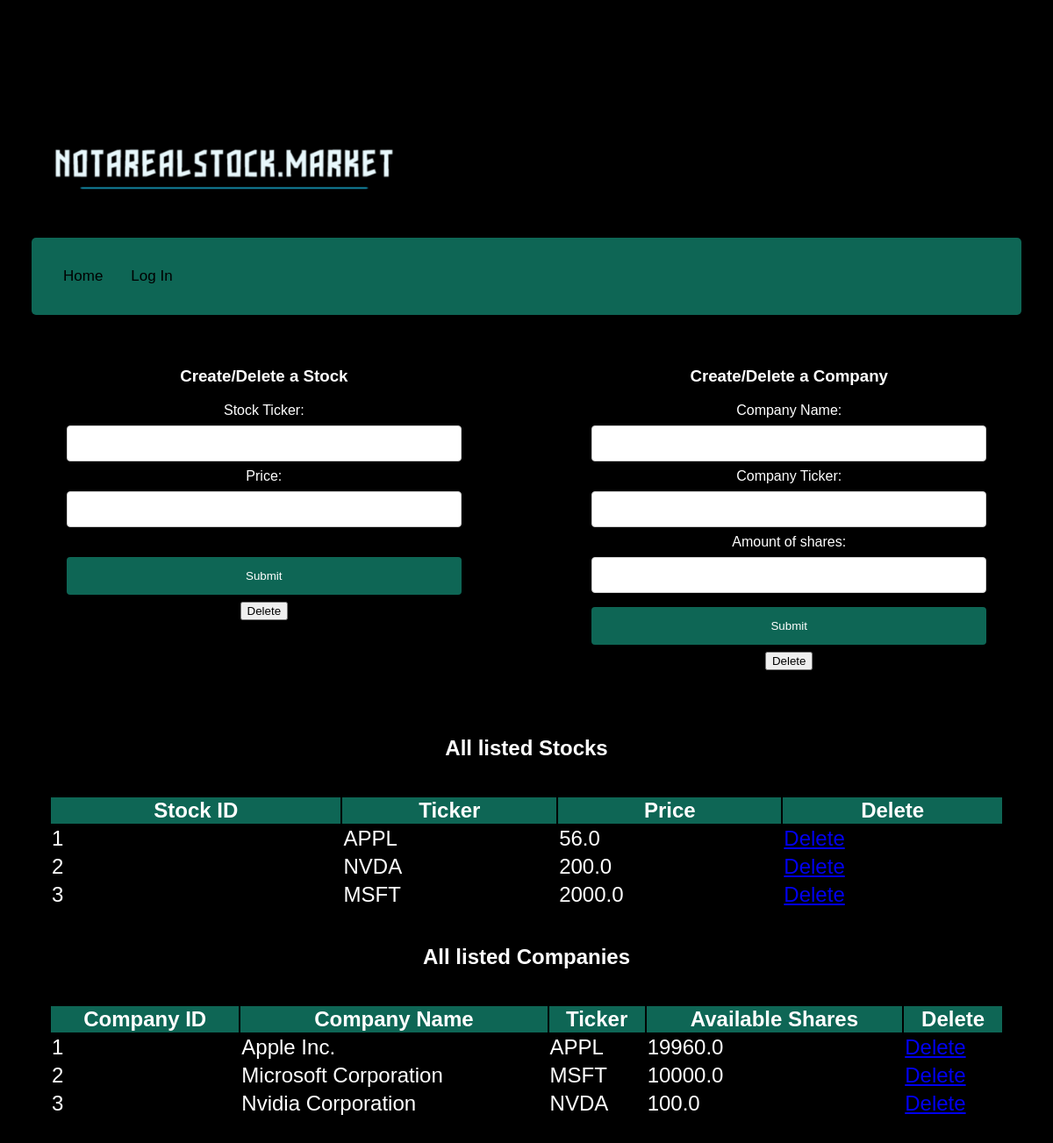
The app's page /adminpage, older data.
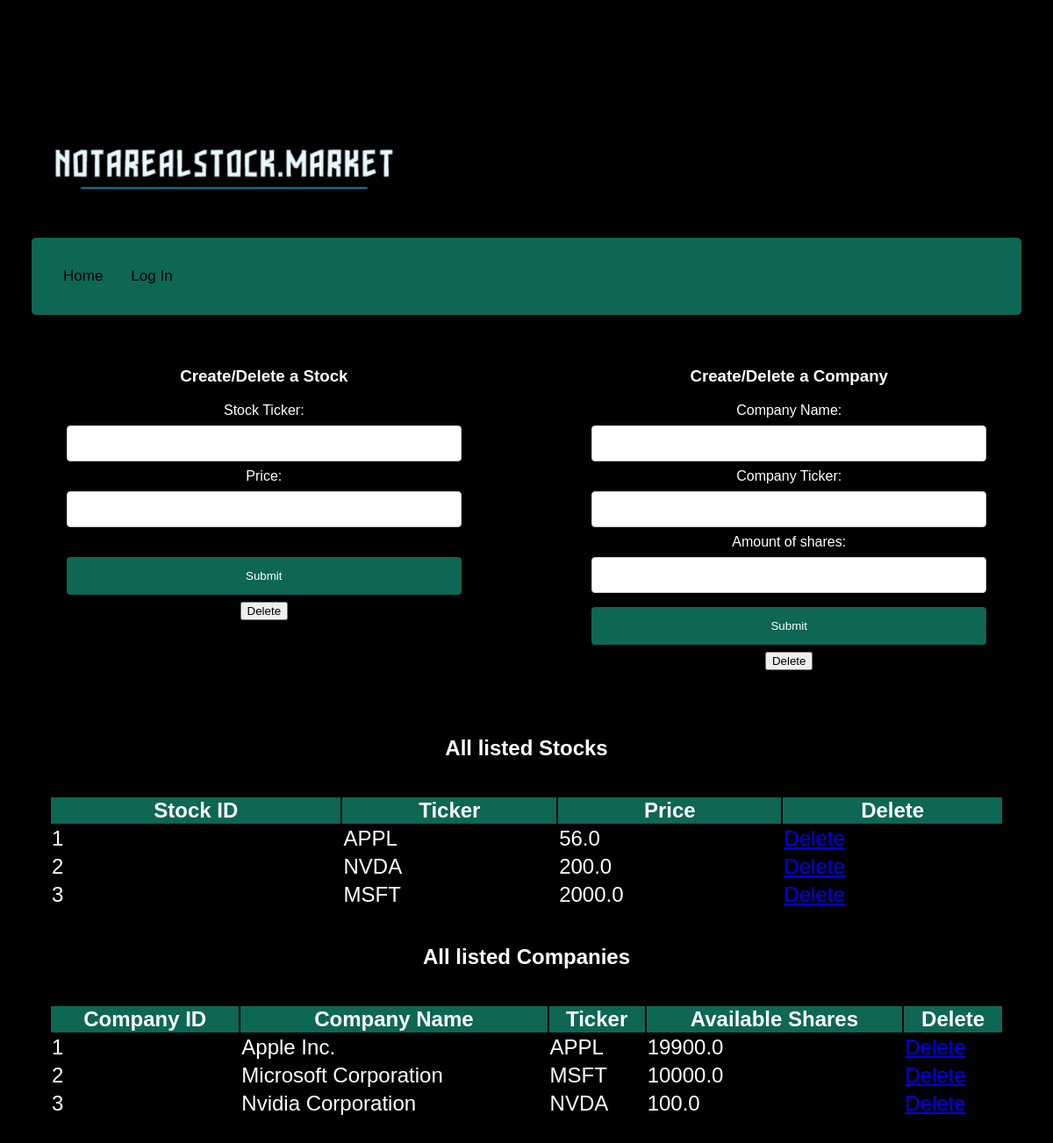
The same page, newer data.
### app.py (models this page shows, shortened)
class Stock(db.Model):
   __tablename__ = 'Stock'
   stockId = db.Column(db.Integer, primary_key=True, index=True)
   ticker = db.Column(db.String(5))
   price = db.Column(db.Float())

class Company(db.Model):
    __tablename__ = 'Company'
    companyId = db.Column(db.Integer, primary_key=True, index=True)
    ticker = db.Column(db.String(5))
    total_shares = db.Column(db.Float(), nullable=False)
    name = db.Column(db.String(100))

### app.py (the view)
@app.route("/adminpage")
def adminPage():
    stock_list = Stock.query.all()
    company_list = Company.query.all()
    return render_template('admin_homepage.html', stock_list=stock_list, company_list=company_list)

### templates/admin_homepage.html (shortened to what this page needs)
<div style="text-align: left;"><img src="{{ url_for('static', filename='notarealstock.png') }}" width="400"/></div>
<div class="topnav">
  <a class="active" href="/">Home</a>
  <a href="login-signup">Log In</a>
    </div>
</head>
<head>
</head>
<html>
<body>
  <div style="display: flex; justify-content: space-between;">
    <form action="/addstock" method="post" style="width: 45%;">
      <div>
        <h3>Create/Delete a Stock</h3>
        <label for="stockName">Stock Ticker:</label><br>
        <input type="text" id="stockName" name="stockName"><br>
        <label for="stockPrice">Price:</label><br>
        <input type="text" id="stockPrice" name="stockPrice"><br><br>
        <input type="submit" value="Submit">
        <button type="button">Delete</button>
      </div>
    </form>
    <form action="/addcompany" method="post" style="width: 45%;">
      <div>
        <h3>Create/Delete a Company</h3>
        <label for="companyName">Company Name:</label><br>
        <input type="text" id="companyName" name="companyName"><br>
        <label for="companyTicker">Company Ticker:</label><br>
        <input type="text" id="companyTicker" name="companyTicker"><br>
        <label for="companyAmtShares">Amount of shares:</label><br>
        <input type="text" id="companyAmtShares" name="companyAmtShares"><br>
        <input type="submit" value="Submit">
        <button type="button">Delete</button>
      </div>
    </form>
     </div>
<h2>All listed Stocks</h2>
<div id="stocks">
  <table style="width:100%; background-color:black; font-size:1.5em;">
    <tr style="background-color: #0e6655;;">
      <th>Stock ID</th>
      <th>Ticker</th>
      <th>Price</th>
      <th>Delete</th>
    </tr>
    {% for stock in stock_list %}
    <tr style="border:2px solid white;">
      <td>{{ stock.stockId }}</td>
      <td>{{ stock.ticker }}</td>
      <td>{{ stock.price }}</td>
      <td><a href="/deletestock/{{ stock.stockId }}">Delete</a></td>
    </tr>
    {% endfor %}
  </table>
</div>
<h2>All listed Companies</h2>
<div id="Companies">
  <table style="width:100%; background-color:black; font-size:1.5em;">
    <tr style="background-color: #0e6655;;">
      <th>Company ID</th>
      <th>Company Name</th>
      <th>Ticker</th>
      <th>Available Shares</th>
      <th>Delete</th>
    </tr>
    {% for company in company_list %}
    <tr style="border:2px solid white;">
      <td>{{ company.companyId }}</td>
      <td>{{ company.name }}</td>
      <td>{{ company.ticker }}</td>
      <td>{{ company.total_shares }}</td>
      <td><a href="/deletecompany/{{ company.companyId }}">Delete</a></td>
    </tr>
    {% endfor %}
  </table>
</div>
</body>
</html>
<html>
<body>

### templates/admin_homepage.html (style rules this page uses)
* { box-sizing: border-box; }
body { margin: 0; font-family: Arial, Helvetica, sans-serif; }
.topnav { overflow: hidden; background-color: #0e6655; }
.topnav a { float: left; display: block; color: black; text-align: center; padding: 14px 16px; text-decoration: none; font-size: 17px; }
.topnav a.active { background-color: #0e6655; color: black; }
body { background-color: black; color: white; padding:10% 3% 10% 3%; text-align:center; }
input[type=text], select { width: 100%; padding: 12px 20px; margin: 8px 0; display: inline-block; border: 1px solid #ccc; border-radius: 4px; box-sizing: border-box; }
input[type=submit] { width: 100%; background-color: #0e6655; color: white; padding: 14px 20px; margin: 8px 0; border: none; border-radius: 4px; cursor: pointer; }
div { border-radius: 5px; padding: 20px; }

Row changes from the older to the newer data that the page shows:
changed Company "Apple Inc.": total_shares "19960.0" → "19900.0"
